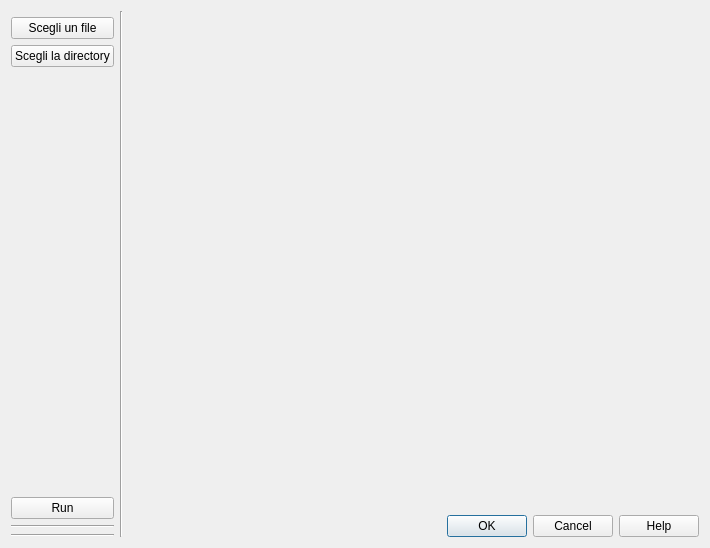
<?xml version="1.0" encoding="UTF-8"?>
<ui version="4.0">
 <class>DialogImagesComparision</class>
 <widget class="QDialog" name="DialogImagesComparision">
  <property name="geometry">
   <rect>
    <x>0</x>
    <y>0</y>
    <width>710</width>
    <height>548</height>
   </rect>
  </property>
  <property name="windowTitle">
   <string>ChartMaker</string>
  </property>
  <layout class="QGridLayout" name="gridLayout">
   <item row="0" column="1" rowspan="7" colspan="2">
    <widget class="Line" name="line_3">
     <property name="orientation">
      <enum>Qt::Vertical</enum>
     </property>
    </widget>
   </item>
   <item row="1" column="2" rowspan="6">
    <layout class="QVBoxLayout" name="verticalLayout_3">
     <item>
      <widget class="Mplwidget" name="widget" native="true">
       <property name="sizePolicy">
        <sizepolicy hsizetype="Expanding" vsizetype="Expanding">
         <horstretch>0</horstretch>
         <verstretch>0</verstretch>
        </sizepolicy>
       </property>
       <property name="minimumSize">
        <size>
         <width>470</width>
         <height>460</height>
        </size>
       </property>
      </widget>
     </item>
     <item>
      <spacer name="verticalSpacer_2">
       <property name="orientation">
        <enum>Qt::Vertical</enum>
       </property>
       <property name="sizeHint" stdset="0">
        <size>
         <width>20</width>
         <height>40</height>
        </size>
       </property>
      </spacer>
     </item>
     <item>
      <widget class="QDialogButtonBox" name="buttonBox">
       <property name="orientation">
        <enum>Qt::Horizontal</enum>
       </property>
       <property name="standardButtons">
        <set>QDialogButtonBox::Cancel|QDialogButtonBox::Help|QDialogButtonBox::Ok</set>
       </property>
      </widget>
     </item>
    </layout>
   </item>
   <item row="1" column="0">
    <widget class="QPushButton" name="pushButton_chose_file">
     <property name="text">
      <string>Scegli un file</string>
     </property>
    </widget>
   </item>
   <item row="2" column="0">
    <widget class="QPushButton" name="pushButton_chose_dir">
     <property name="text">
      <string>Scegli la directory</string>
     </property>
    </widget>
   </item>
   <item row="4" column="0">
    <widget class="QPushButton" name="pushButton_run">
     <property name="toolTip">
      <string>Last rec</string>
     </property>
     <property name="text">
      <string>Run</string>
     </property>
     <property name="icon">
      <iconset>
       <normaloff>:/images/7_rightArrows.png</normaloff>:/images/7_rightArrows.png</iconset>
     </property>
    </widget>
   </item>
   <item row="5" column="0">
    <widget class="Line" name="line">
     <property name="orientation">
      <enum>Qt::Horizontal</enum>
     </property>
    </widget>
   </item>
   <item row="6" column="0">
    <widget class="Line" name="line_2">
     <property name="orientation">
      <enum>Qt::Horizontal</enum>
     </property>
    </widget>
   </item>
  </layout>
 </widget>
 <customwidgets>
  <customwidget>
   <class>Mplwidget</class>
   <extends>QWidget</extends>
   <header>mplwidget</header>
   <container>1</container>
  </customwidget>
 </customwidgets>
 <tabstops>
  <tabstop>buttonBox</tabstop>
 </tabstops>
 <resources/>
 <connections>
  <connection>
   <sender>buttonBox</sender>
   <signal>accepted()</signal>
   <receiver>DialogImagesComparision</receiver>
   <slot>accept()</slot>
   <hints>
    <hint type="sourcelabel">
     <x>253</x>
     <y>518</y>
    </hint>
    <hint type="destinationlabel">
     <x>157</x>
     <y>274</y>
    </hint>
   </hints>
  </connection>
  <connection>
   <sender>buttonBox</sender>
   <signal>rejected()</signal>
   <receiver>DialogImagesComparision</receiver>
   <slot>reject()</slot>
   <hints>
    <hint type="sourcelabel">
     <x>321</x>
     <y>518</y>
    </hint>
    <hint type="destinationlabel">
     <x>286</x>
     <y>274</y>
    </hint>
   </hints>
  </connection>
 </connections>
</ui>
